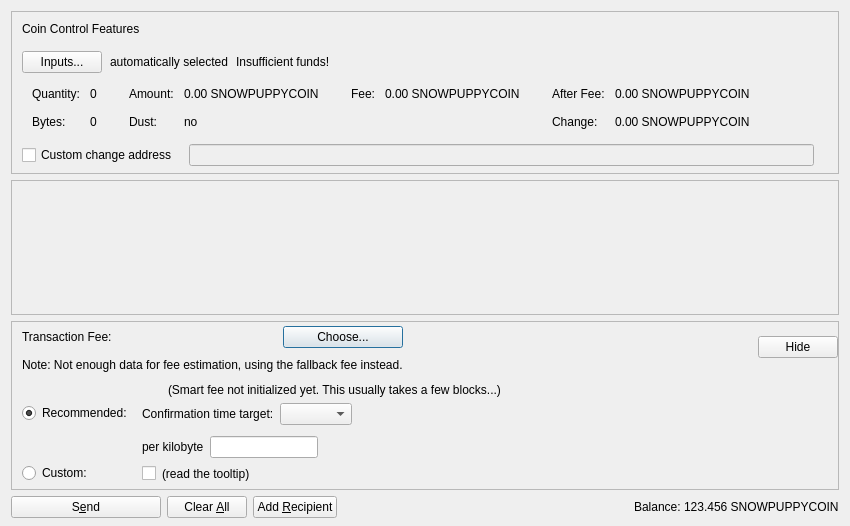
<?xml version="1.0" encoding="UTF-8"?>
<ui version="4.0">
 <class>SendCoinsDialog</class>
 <widget class="QDialog" name="SendCoinsDialog">
  <property name="geometry">
   <rect>
    <x>0</x>
    <y>0</y>
    <width>850</width>
    <height>526</height>
   </rect>
  </property>
  <property name="windowTitle">
   <string>Send Coins</string>
  </property>
  <layout class="QVBoxLayout" name="verticalLayout" stretch="0,1,0,0">
   <property name="bottomMargin">
    <number>8</number>
   </property>
   <item>
    <widget class="QFrame" name="frameCoinControl">
     <property name="sizePolicy">
      <sizepolicy hsizetype="Expanding" vsizetype="Expanding">
       <horstretch>0</horstretch>
       <verstretch>0</verstretch>
      </sizepolicy>
     </property>
     <property name="maximumSize">
      <size>
       <width>16777215</width>
       <height>16777215</height>
      </size>
     </property>
     <property name="frameShape">
      <enum>QFrame::StyledPanel</enum>
     </property>
     <property name="frameShadow">
      <enum>QFrame::Sunken</enum>
     </property>
     <layout class="QVBoxLayout" name="verticalLayoutCoinControl2">
      <property name="spacing">
       <number>0</number>
      </property>
      <property name="leftMargin">
       <number>0</number>
      </property>
      <property name="topMargin">
       <number>0</number>
      </property>
      <property name="rightMargin">
       <number>0</number>
      </property>
      <property name="bottomMargin">
       <number>6</number>
      </property>
      <item>
       <layout class="QVBoxLayout" name="verticalLayoutCoinControl" stretch="0,0,0,0,1">
        <property name="spacing">
         <number>0</number>
        </property>
        <property name="leftMargin">
         <number>10</number>
        </property>
        <property name="topMargin">
         <number>10</number>
        </property>
        <item>
         <layout class="QHBoxLayout" name="horizontalLayoutCoinControl1">
          <property name="bottomMargin">
           <number>15</number>
          </property>
          <item>
           <widget class="QLabel" name="labelCoinControlFeatures">
            <property name="sizePolicy">
             <sizepolicy hsizetype="Preferred" vsizetype="Maximum">
              <horstretch>0</horstretch>
              <verstretch>0</verstretch>
             </sizepolicy>
            </property>
            <property name="text">
             <string>Coin Control Features</string>
            </property>
           </widget>
          </item>
         </layout>
        </item>
        <item>
         <layout class="QHBoxLayout" name="horizontalLayoutCoinControl2" stretch="0,0,0,0">
          <property name="spacing">
           <number>8</number>
          </property>
          <property name="bottomMargin">
           <number>10</number>
          </property>
          <item>
           <widget class="QPushButton" name="pushButtonCoinControl">
            <property name="styleSheet">
             <string notr="true"/>
            </property>
            <property name="text">
             <string>Inputs...</string>
            </property>
            <property name="autoDefault">
             <bool>false</bool>
            </property>
           </widget>
          </item>
          <item>
           <widget class="QLabel" name="labelCoinControlAutomaticallySelected">
            <property name="text">
             <string>automatically selected</string>
            </property>
            <property name="margin">
             <number>5</number>
            </property>
           </widget>
          </item>
          <item>
           <widget class="QLabel" name="labelCoinControlInsuffFunds">
            <property name="text">
             <string>Insufficient funds!</string>
            </property>
            <property name="margin">
             <number>5</number>
            </property>
           </widget>
          </item>
          <item>
           <spacer name="horizontalSpacerCoinControl">
            <property name="orientation">
             <enum>Qt::Horizontal</enum>
            </property>
            <property name="sizeHint" stdset="0">
             <size>
              <width>40</width>
              <height>1</height>
             </size>
            </property>
           </spacer>
          </item>
         </layout>
        </item>
        <item>
         <widget class="QWidget" name="widgetCoinControl" native="true">
          <property name="sizePolicy">
           <sizepolicy hsizetype="Preferred" vsizetype="Preferred">
            <horstretch>0</horstretch>
            <verstretch>0</verstretch>
           </sizepolicy>
          </property>
          <property name="minimumSize">
           <size>
            <width>0</width>
            <height>0</height>
           </size>
          </property>
          <property name="styleSheet">
           <string notr="true"/>
          </property>
          <layout class="QHBoxLayout" name="horizontalLayoutCoinControl5">
           <property name="leftMargin">
            <number>0</number>
           </property>
           <property name="topMargin">
            <number>0</number>
           </property>
           <property name="rightMargin">
            <number>0</number>
           </property>
           <property name="bottomMargin">
            <number>0</number>
           </property>
           <item>
            <layout class="QHBoxLayout" name="horizontalLayoutCoinControl3" stretch="0,0,0,1">
             <property name="spacing">
              <number>20</number>
             </property>
             <property name="topMargin">
              <number>0</number>
             </property>
             <property name="bottomMargin">
              <number>10</number>
             </property>
             <item>
              <layout class="QFormLayout" name="formLayoutCoinControl1">
               <property name="horizontalSpacing">
                <number>10</number>
               </property>
               <property name="verticalSpacing">
                <number>14</number>
               </property>
               <property name="leftMargin">
                <number>10</number>
               </property>
               <property name="topMargin">
                <number>4</number>
               </property>
               <property name="rightMargin">
                <number>6</number>
               </property>
               <item row="0" column="0">
                <widget class="QLabel" name="labelCoinControlQuantityText">
                 <property name="text">
                  <string>Quantity:</string>
                 </property>
                 <property name="margin">
                  <number>0</number>
                 </property>
                </widget>
               </item>
               <item row="0" column="1">
                <widget class="QLabel" name="labelCoinControlQuantity">
                 <property name="cursor">
                  <cursorShape>IBeamCursor</cursorShape>
                 </property>
                 <property name="contextMenuPolicy">
                  <enum>Qt::ActionsContextMenu</enum>
                 </property>
                 <property name="text">
                  <string notr="true">0</string>
                 </property>
                 <property name="margin">
                  <number>0</number>
                 </property>
                 <property name="textInteractionFlags">
                  <set>Qt::LinksAccessibleByMouse|Qt::TextSelectableByKeyboard|Qt::TextSelectableByMouse</set>
                 </property>
                </widget>
               </item>
               <item row="1" column="0">
                <widget class="QLabel" name="labelCoinControlBytesText">
                 <property name="text">
                  <string>Bytes:</string>
                 </property>
                </widget>
               </item>
               <item row="1" column="1">
                <widget class="QLabel" name="labelCoinControlBytes">
                 <property name="cursor">
                  <cursorShape>IBeamCursor</cursorShape>
                 </property>
                 <property name="contextMenuPolicy">
                  <enum>Qt::ActionsContextMenu</enum>
                 </property>
                 <property name="text">
                  <string notr="true">0</string>
                 </property>
                 <property name="textInteractionFlags">
                  <set>Qt::LinksAccessibleByMouse|Qt::TextSelectableByKeyboard|Qt::TextSelectableByMouse</set>
                 </property>
                </widget>
               </item>
              </layout>
             </item>
             <item>
              <layout class="QFormLayout" name="formLayoutCoinControl2">
               <property name="horizontalSpacing">
                <number>10</number>
               </property>
               <property name="verticalSpacing">
                <number>14</number>
               </property>
               <property name="leftMargin">
                <number>6</number>
               </property>
               <property name="topMargin">
                <number>4</number>
               </property>
               <property name="rightMargin">
                <number>6</number>
               </property>
               <item row="0" column="0">
                <widget class="QLabel" name="labelCoinControlAmountText">
                 <property name="text">
                  <string>Amount:</string>
                 </property>
                 <property name="margin">
                  <number>0</number>
                 </property>
                </widget>
               </item>
               <item row="0" column="1">
                <widget class="QLabel" name="labelCoinControlAmount">
                 <property name="cursor">
                  <cursorShape>IBeamCursor</cursorShape>
                 </property>
                 <property name="contextMenuPolicy">
                  <enum>Qt::ActionsContextMenu</enum>
                 </property>
                 <property name="text">
                  <string notr="true">0.00 SNOWPUPPYCOIN</string>
                 </property>
                 <property name="textInteractionFlags">
                  <set>Qt::LinksAccessibleByMouse|Qt::TextSelectableByKeyboard|Qt::TextSelectableByMouse</set>
                 </property>
                </widget>
               </item>
               <item row="1" column="0">
                <widget class="QLabel" name="labelCoinControlLowOutputText">
                 <property name="text">
                  <string>Dust:</string>
                 </property>
                </widget>
               </item>
               <item row="1" column="1">
                <widget class="QLabel" name="labelCoinControlLowOutput">
                 <property name="cursor">
                  <cursorShape>IBeamCursor</cursorShape>
                 </property>
                 <property name="contextMenuPolicy">
                  <enum>Qt::ActionsContextMenu</enum>
                 </property>
                 <property name="text">
                  <string notr="true">no</string>
                 </property>
                 <property name="textInteractionFlags">
                  <set>Qt::LinksAccessibleByMouse|Qt::TextSelectableByKeyboard|Qt::TextSelectableByMouse</set>
                 </property>
                </widget>
               </item>
              </layout>
             </item>
             <item>
              <layout class="QFormLayout" name="formLayoutCoinControl3">
               <property name="horizontalSpacing">
                <number>10</number>
               </property>
               <property name="verticalSpacing">
                <number>14</number>
               </property>
               <property name="leftMargin">
                <number>6</number>
               </property>
               <property name="topMargin">
                <number>4</number>
               </property>
               <property name="rightMargin">
                <number>6</number>
               </property>
               <item row="0" column="0">
                <widget class="QLabel" name="labelCoinControlFeeText">
                 <property name="text">
                  <string>Fee:</string>
                 </property>
                 <property name="margin">
                  <number>0</number>
                 </property>
                </widget>
               </item>
               <item row="0" column="1">
                <widget class="QLabel" name="labelCoinControlFee">
                 <property name="cursor">
                  <cursorShape>IBeamCursor</cursorShape>
                 </property>
                 <property name="contextMenuPolicy">
                  <enum>Qt::ActionsContextMenu</enum>
                 </property>
                 <property name="text">
                  <string notr="true">0.00 SNOWPUPPYCOIN</string>
                 </property>
                 <property name="textInteractionFlags">
                  <set>Qt::LinksAccessibleByMouse|Qt::TextSelectableByKeyboard|Qt::TextSelectableByMouse</set>
                 </property>
                </widget>
               </item>
              </layout>
             </item>
             <item>
              <layout class="QFormLayout" name="formLayoutCoinControl4">
               <property name="horizontalSpacing">
                <number>10</number>
               </property>
               <property name="verticalSpacing">
                <number>14</number>
               </property>
               <property name="leftMargin">
                <number>6</number>
               </property>
               <property name="topMargin">
                <number>4</number>
               </property>
               <property name="rightMargin">
                <number>6</number>
               </property>
               <item row="0" column="0">
                <widget class="QLabel" name="labelCoinControlAfterFeeText">
                 <property name="text">
                  <string>After Fee:</string>
                 </property>
                 <property name="margin">
                  <number>0</number>
                 </property>
                </widget>
               </item>
               <item row="0" column="1">
                <widget class="QLabel" name="labelCoinControlAfterFee">
                 <property name="cursor">
                  <cursorShape>IBeamCursor</cursorShape>
                 </property>
                 <property name="contextMenuPolicy">
                  <enum>Qt::ActionsContextMenu</enum>
                 </property>
                 <property name="text">
                  <string notr="true">0.00 SNOWPUPPYCOIN</string>
                 </property>
                 <property name="textInteractionFlags">
                  <set>Qt::LinksAccessibleByMouse|Qt::TextSelectableByKeyboard|Qt::TextSelectableByMouse</set>
                 </property>
                </widget>
               </item>
               <item row="1" column="0">
                <widget class="QLabel" name="labelCoinControlChangeText">
                 <property name="text">
                  <string>Change:</string>
                 </property>
                </widget>
               </item>
               <item row="1" column="1">
                <widget class="QLabel" name="labelCoinControlChange">
                 <property name="cursor">
                  <cursorShape>IBeamCursor</cursorShape>
                 </property>
                 <property name="contextMenuPolicy">
                  <enum>Qt::ActionsContextMenu</enum>
                 </property>
                 <property name="text">
                  <string notr="true">0.00 SNOWPUPPYCOIN</string>
                 </property>
                 <property name="textInteractionFlags">
                  <set>Qt::LinksAccessibleByMouse|Qt::TextSelectableByKeyboard|Qt::TextSelectableByMouse</set>
                 </property>
                </widget>
               </item>
              </layout>
             </item>
            </layout>
           </item>
          </layout>
         </widget>
        </item>
        <item>
         <layout class="QHBoxLayout" name="horizontalLayoutCoinControl4" stretch="0,0,0">
          <property name="spacing">
           <number>12</number>
          </property>
          <property name="sizeConstraint">
           <enum>QLayout::SetDefaultConstraint</enum>
          </property>
          <property name="topMargin">
           <number>5</number>
          </property>
          <property name="rightMargin">
           <number>5</number>
          </property>
          <item>
           <widget class="QCheckBox" name="checkBoxCoinControlChange">
            <property name="toolTip">
             <string>If this is activated, but the change address is empty or invalid, change will be sent to a newly generated address.</string>
            </property>
            <property name="text">
             <string>Custom change address</string>
            </property>
           </widget>
          </item>
          <item>
           <widget class="QValidatedLineEdit" name="lineEditCoinControlChange">
            <property name="enabled">
             <bool>false</bool>
            </property>
            <property name="sizePolicy">
             <sizepolicy hsizetype="Expanding" vsizetype="Fixed">
              <horstretch>0</horstretch>
              <verstretch>0</verstretch>
             </sizepolicy>
            </property>
           </widget>
          </item>
          <item>
           <widget class="QLabel" name="labelCoinControlChangeLabel">
            <property name="sizePolicy">
             <sizepolicy hsizetype="Preferred" vsizetype="Expanding">
              <horstretch>0</horstretch>
              <verstretch>0</verstretch>
             </sizepolicy>
            </property>
            <property name="minimumSize">
             <size>
              <width>0</width>
              <height>0</height>
             </size>
            </property>
            <property name="text">
             <string/>
            </property>
            <property name="margin">
             <number>3</number>
            </property>
           </widget>
          </item>
         </layout>
        </item>
        <item>
         <spacer name="verticalSpacerCoinControl">
          <property name="orientation">
           <enum>Qt::Vertical</enum>
          </property>
          <property name="sizeHint" stdset="0">
           <size>
            <width>800</width>
            <height>1</height>
           </size>
          </property>
         </spacer>
        </item>
       </layout>
      </item>
     </layout>
    </widget>
   </item>
   <item>
    <widget class="QScrollArea" name="scrollArea">
     <property name="widgetResizable">
      <bool>true</bool>
     </property>
     <widget class="QWidget" name="scrollAreaWidgetContents">
      <property name="geometry">
       <rect>
        <x>0</x>
        <y>0</y>
        <width>830</width>
        <height>104</height>
       </rect>
      </property>
      <layout class="QVBoxLayout" name="verticalLayout_2" stretch="0,1">
       <property name="leftMargin">
        <number>0</number>
       </property>
       <property name="topMargin">
        <number>0</number>
       </property>
       <property name="rightMargin">
        <number>0</number>
       </property>
       <property name="bottomMargin">
        <number>0</number>
       </property>
       <item>
        <layout class="QVBoxLayout" name="entries">
         <property name="spacing">
          <number>6</number>
         </property>
        </layout>
       </item>
       <item>
        <spacer name="verticalSpacer">
         <property name="orientation">
          <enum>Qt::Vertical</enum>
         </property>
         <property name="sizeHint" stdset="0">
          <size>
           <width>20</width>
           <height>40</height>
          </size>
         </property>
        </spacer>
       </item>
      </layout>
     </widget>
    </widget>
   </item>
   <item>
    <widget class="QFrame" name="frameFee">
     <property name="sizePolicy">
      <sizepolicy hsizetype="Expanding" vsizetype="Expanding">
       <horstretch>0</horstretch>
       <verstretch>0</verstretch>
      </sizepolicy>
     </property>
     <property name="maximumSize">
      <size>
       <width>16777215</width>
       <height>16777215</height>
      </size>
     </property>
     <property name="frameShape">
      <enum>QFrame::StyledPanel</enum>
     </property>
     <property name="frameShadow">
      <enum>QFrame::Sunken</enum>
     </property>
     <layout class="QVBoxLayout" name="verticalLayoutFee1">
      <property name="spacing">
       <number>0</number>
      </property>
      <property name="leftMargin">
       <number>0</number>
      </property>
      <property name="topMargin">
       <number>0</number>
      </property>
      <property name="rightMargin">
       <number>0</number>
      </property>
      <property name="bottomMargin">
       <number>0</number>
      </property>
      <item>
       <layout class="QVBoxLayout" name="verticalLayoutFee2" stretch="0,0,0">
        <property name="spacing">
         <number>0</number>
        </property>
        <property name="leftMargin">
         <number>10</number>
        </property>
        <property name="topMargin">
         <number>0</number>
        </property>
        <item>
         <layout class="QHBoxLayout" name="horizontalLayoutFee1">
          <property name="bottomMargin">
           <number>0</number>
          </property>
          <item>
           <layout class="QVBoxLayout" name="verticalLayoutFee7">
            <property name="spacing">
             <number>0</number>
            </property>
            <item>
             <spacer name="verticalSpacerSmartFee">
              <property name="orientation">
               <enum>Qt::Vertical</enum>
              </property>
              <property name="sizeType">
               <enum>QSizePolicy::Fixed</enum>
              </property>
              <property name="sizeHint" stdset="0">
               <size>
                <width>1</width>
                <height>4</height>
               </size>
              </property>
             </spacer>
            </item>
            <item>
             <layout class="QHBoxLayout" name="horizontalLayoutSmartFee">
              <property name="spacing">
               <number>10</number>
              </property>
              <item>
               <widget class="QLabel" name="labelFeeHeadline">
                <property name="sizePolicy">
                 <sizepolicy hsizetype="Preferred" vsizetype="Maximum">
                  <horstretch>0</horstretch>
                  <verstretch>0</verstretch>
                 </sizepolicy>
                </property>
                <property name="text">
                 <string>Transaction Fee:</string>
                </property>
               </widget>
              </item>
              <item>
               <widget class="QLabel" name="labelFeeMinimized">
                <property name="text">
                 <string/>
                </property>
               </widget>
              </item>
              <item>
               <widget class="QPushButton" name="buttonChooseFee">
                <property name="text">
                 <string>Choose...</string>
                </property>
               </widget>
              </item>
             </layout>
            </item>
            <item>
             <spacer name="verticalSpacer_7">
              <property name="orientation">
               <enum>Qt::Vertical</enum>
              </property>
              <property name="sizeHint" stdset="0">
               <size>
                <width>1</width>
                <height>10</height>
               </size>
              </property>
             </spacer>
            </item>
            <item>
             <widget class="QLabel" name="fallbackFeeWarningLabel">
              <property name="toolTip">
               <string>Using the fallbackfee can result in sending a transaction that will take several hours or days (or never) to confirm. Consider choosing your fee manually or wait until you have validated the complete chain.</string>
              </property>
              <property name="text">
               <string>Note: Not enough data for fee estimation, using the fallback fee instead.</string>
              </property>
              <property name="wordWrap">
               <bool>false</bool>
              </property>
             </widget>
            </item>
            <item>
             <spacer name="verticalSpacer_5">
              <property name="orientation">
               <enum>Qt::Vertical</enum>
              </property>
              <property name="sizeHint" stdset="0">
               <size>
                <width>1</width>
                <height>1</height>
               </size>
              </property>
             </spacer>
            </item>
           </layout>
          </item>
          <item>
           <spacer name="horizontalSpacer_4">
            <property name="orientation">
             <enum>Qt::Horizontal</enum>
            </property>
            <property name="sizeHint" stdset="0">
             <size>
              <width>1</width>
              <height>1</height>
             </size>
            </property>
           </spacer>
          </item>
          <item>
           <widget class="QPushButton" name="buttonMinimizeFee">
            <property name="toolTip">
             <string>collapse fee-settings</string>
            </property>
            <property name="text">
             <string>Hide</string>
            </property>
           </widget>
          </item>
         </layout>
        </item>
        <item>
         <widget class="QFrame" name="frameFeeSelection">
          <layout class="QVBoxLayout" name="verticalLayoutFee12">
           <property name="spacing">
            <number>0</number>
           </property>
           <property name="leftMargin">
            <number>0</number>
           </property>
           <property name="topMargin">
            <number>0</number>
           </property>
           <property name="rightMargin">
            <number>0</number>
           </property>
           <property name="bottomMargin">
            <number>0</number>
           </property>
           <item>
            <layout class="QGridLayout" name="gridLayoutFee">
             <property name="topMargin">
              <number>10</number>
             </property>
             <property name="bottomMargin">
              <number>4</number>
             </property>
             <property name="horizontalSpacing">
              <number>10</number>
             </property>
             <property name="verticalSpacing">
              <number>4</number>
             </property>
             <item row="1" column="1">
              <layout class="QVBoxLayout" name="verticalLayoutFee8">
               <property name="spacing">
                <number>6</number>
               </property>
               <property name="topMargin">
                <number>3</number>
               </property>
               <item>
                <layout class="QHBoxLayout" name="horizontalLayoutFee13" stretch="0,0,1">
                 <item>
                  <widget class="QLabel" name="labelCustomPerKilobyte">
                   <property name="toolTip">
                    <string>If the custom fee is set to 1000 ruffs and the transaction is only 250 bytes, then &quot;per kilobyte&quot; only pays 250 ruffs in fee,&lt;br /&gt;while &quot;at least&quot; pays 1000 ruffs. For transactions bigger than a kilobyte both pay by kilobyte.</string>
                   </property>
                   <property name="text">
                    <string>per kilobyte</string>
                   </property>
                  </widget>
                 </item>
                 <item>
                  <widget class="BitcoinAmountField" name="customFee"/>
                 </item>
                 <item>
                  <spacer name="horizontalSpacer_6">
                   <property name="orientation">
                    <enum>Qt::Horizontal</enum>
                   </property>
                   <property name="sizeHint" stdset="0">
                    <size>
                     <width>1</width>
                     <height>1</height>
                    </size>
                   </property>
                  </spacer>
                 </item>
                </layout>
               </item>
               <item>
                <layout class="QHBoxLayout" name="horizontalLayoutFee8">
                 <item>
                  <widget class="QCheckBox" name="checkBoxMinimumFee">
                   <property name="toolTip">
                    <string>Paying only the minimum fee is just fine as long as there is less transaction volume than space in the blocks.&lt;br /&gt;But be aware that this can end up in a never confirming transaction once there is more demand for snowpuppycoin transactions than the network can process.</string>
                   </property>
                   <property name="text">
                    <string/>
                   </property>
                  </widget>
                 </item>
                 <item>
                  <widget class="QLabel" name="labelMinFeeWarning">
                   <property name="enabled">
                    <bool>true</bool>
                   </property>
                   <property name="toolTip">
                    <string>Paying only the minimum fee is just fine as long as there is less transaction volume than space in the blocks.&lt;br /&gt;But be aware that this can end up in a never confirming transaction once there is more demand for snowpuppycoin transactions than the network can process.</string>
                   </property>
                   <property name="text">
                    <string>(read the tooltip)</string>
                   </property>
                   <property name="margin">
                    <number>5</number>
                   </property>
                  </widget>
                 </item>
                 <item>
                  <spacer name="horizontalSpacer_2">
                   <property name="orientation">
                    <enum>Qt::Horizontal</enum>
                   </property>
                   <property name="sizeHint" stdset="0">
                    <size>
                     <width>1</width>
                     <height>1</height>
                    </size>
                   </property>
                  </spacer>
                 </item>
                </layout>
               </item>
              </layout>
             </item>
             <item row="0" column="0">
              <layout class="QVBoxLayout" name="verticalLayoutFee4" stretch="0,1">
               <property name="topMargin">
                <number>20</number>
               </property>
               <property name="bottomMargin">
                <number>3</number>
               </property>
               <item>
                <widget class="QRadioButton" name="radioSmartFee">
                 <property name="text">
                  <string>Recommended:</string>
                 </property>
                 <property name="checked">
                  <bool>true</bool>
                 </property>
                 <attribute name="buttonGroup">
                  <string notr="true">groupFee</string>
                 </attribute>
                </widget>
               </item>
               <item>
                <spacer name="verticalSpacer_2">
                 <property name="orientation">
                  <enum>Qt::Vertical</enum>
                 </property>
                 <property name="sizeHint" stdset="0">
                  <size>
                   <width>1</width>
                   <height>1</height>
                  </size>
                 </property>
                </spacer>
               </item>
              </layout>
             </item>
             <item row="1" column="0">
              <layout class="QVBoxLayout" name="verticalLayoutFee9" stretch="0,1">
               <property name="topMargin">
                <number>30</number>
               </property>
               <item>
                <widget class="QRadioButton" name="radioCustomFee">
                 <property name="text">
                  <string>Custom:</string>
                 </property>
                 <attribute name="buttonGroup">
                  <string notr="true">groupFee</string>
                 </attribute>
                </widget>
               </item>
               <item>
                <spacer name="verticalSpacer_6">
                 <property name="orientation">
                  <enum>Qt::Vertical</enum>
                 </property>
                 <property name="sizeHint" stdset="0">
                  <size>
                   <width>1</width>
                   <height>1</height>
                  </size>
                 </property>
                </spacer>
               </item>
              </layout>
             </item>
             <item row="0" column="1">
              <layout class="QVBoxLayout" name="verticalLayoutFee3" stretch="0,0,1">
               <property name="spacing">
                <number>6</number>
               </property>
               <property name="topMargin">
                <number>0</number>
               </property>
               <property name="bottomMargin">
                <number>3</number>
               </property>
               <item>
                <layout class="QHBoxLayout" name="horizontalLayoutFee12">
                 <item>
                  <widget class="QLabel" name="labelSmartFee">
                   <property name="text">
                    <string/>
                   </property>
                   <property name="margin">
                    <number>2</number>
                   </property>
                  </widget>
                 </item>
                 <item>
                  <widget class="QLabel" name="labelFeeEstimation">
                   <property name="text">
                    <string/>
                   </property>
                  </widget>
                 </item>
                 <item>
                  <widget class="QLabel" name="labelSmartFee2">
                   <property name="text">
                    <string>(Smart fee not initialized yet. This usually takes a few blocks...)</string>
                   </property>
                   <property name="margin">
                    <number>2</number>
                   </property>
                  </widget>
                 </item>
                 <item>
                  <spacer name="horizontalSpacer_5">
                   <property name="orientation">
                    <enum>Qt::Horizontal</enum>
                   </property>
                   <property name="sizeHint" stdset="0">
                    <size>
                     <width>1</width>
                     <height>1</height>
                    </size>
                   </property>
                  </spacer>
                 </item>
                </layout>
               </item>
               <item>
                <layout class="QHBoxLayout" name="horizontalLayoutFee9">
                 <item>
                  <layout class="QVBoxLayout" name="verticalLayoutFee6">
                   <item>
                    <widget class="QLabel" name="labelSmartFee3">
                     <property name="text">
                      <string>Confirmation time target:</string>
                     </property>
                     <property name="margin">
                      <number>2</number>
                     </property>
                    </widget>
                   </item>
                  </layout>
                 </item>
                 <item>
                  <layout class="QVBoxLayout" name="verticalLayoutFee5">
                   <property name="rightMargin">
                    <number>30</number>
                   </property>
                   <item>
                    <layout class="QHBoxLayout" name="horizontalLayoutConfTarget">
                     <property name="bottomMargin">
                      <number>0</number>
                     </property>
                     <item>
                      <widget class="QComboBox" name="confTargetSelector"/>
                     </item>
                     <item>
                      <spacer name="horizontalSpacerConfTarget">
                       <property name="orientation">
                        <enum>Qt::Horizontal</enum>
                       </property>
                       <property name="sizeHint" stdset="0">
                        <size>
                         <width>40</width>
                         <height>20</height>
                        </size>
                       </property>
                      </spacer>
                     </item>
                    </layout>
                   </item>
                  </layout>
                 </item>
                </layout>
               </item>
               <item>
                <spacer name="verticalSpacer_4">
                 <property name="orientation">
                  <enum>Qt::Vertical</enum>
                 </property>
                 <property name="sizeHint" stdset="0">
                  <size>
                   <width>1</width>
                   <height>1</height>
                  </size>
                 </property>
                </spacer>
               </item>
              </layout>
             </item>
            </layout>
           </item>
          </layout>
         </widget>
        </item>
        <item>
         <spacer name="verticalSpacerFee">
          <property name="orientation">
           <enum>Qt::Vertical</enum>
          </property>
          <property name="sizeHint" stdset="0">
           <size>
            <width>800</width>
            <height>1</height>
           </size>
          </property>
         </spacer>
        </item>
       </layout>
      </item>
     </layout>
    </widget>
   </item>
   <item>
    <layout class="QHBoxLayout" name="horizontalLayout">
     <item>
      <widget class="QPushButton" name="sendButton">
       <property name="minimumSize">
        <size>
         <width>150</width>
         <height>0</height>
        </size>
       </property>
       <property name="toolTip">
        <string>Confirm the send action</string>
       </property>
       <property name="text">
        <string>S&amp;end</string>
       </property>
       <property name="autoDefault">
        <bool>false</bool>
       </property>
       <property name="default">
        <bool>false</bool>
       </property>
      </widget>
     </item>
     <item>
      <widget class="QPushButton" name="clearButton">
       <property name="sizePolicy">
        <sizepolicy hsizetype="Minimum" vsizetype="Fixed">
         <horstretch>0</horstretch>
         <verstretch>0</verstretch>
        </sizepolicy>
       </property>
       <property name="toolTip">
        <string>Clear all fields of the form.</string>
       </property>
       <property name="text">
        <string>Clear &amp;All</string>
       </property>
       <property name="autoDefault">
        <bool>false</bool>
       </property>
      </widget>
     </item>
     <item>
      <widget class="QPushButton" name="addButton">
       <property name="toolTip">
        <string>Send to multiple recipients at once</string>
       </property>
       <property name="text">
        <string>Add &amp;Recipient</string>
       </property>
       <property name="autoDefault">
        <bool>false</bool>
       </property>
      </widget>
     </item>
     <item>
      <spacer name="horizontalSpacer">
       <property name="orientation">
        <enum>Qt::Horizontal</enum>
       </property>
       <property name="sizeHint" stdset="0">
        <size>
         <width>40</width>
         <height>20</height>
        </size>
       </property>
      </spacer>
     </item>
     <item>
      <layout class="QHBoxLayout" name="horizontalLayout_2">
       <property name="spacing">
        <number>3</number>
       </property>
       <item>
        <widget class="QLabel" name="labelBalanceText">
         <property name="text">
          <string>Balance:</string>
         </property>
        </widget>
       </item>
       <item>
        <widget class="QLabel" name="labelBalance">
         <property name="sizePolicy">
          <sizepolicy hsizetype="Preferred" vsizetype="Preferred">
           <horstretch>0</horstretch>
           <verstretch>0</verstretch>
          </sizepolicy>
         </property>
         <property name="cursor">
          <cursorShape>IBeamCursor</cursorShape>
         </property>
         <property name="text">
          <string notr="true">123.456 SNOWPUPPYCOIN</string>
         </property>
         <property name="textInteractionFlags">
          <set>Qt::LinksAccessibleByMouse|Qt::TextSelectableByKeyboard|Qt::TextSelectableByMouse</set>
         </property>
        </widget>
       </item>
      </layout>
     </item>
    </layout>
   </item>
  </layout>
 </widget>
 <customwidgets>
  <customwidget>
   <class>QValidatedLineEdit</class>
   <extends>QLineEdit</extends>
   <header>qt/qvalidatedlineedit.h</header>
  </customwidget>
  <customwidget>
   <class>BitcoinAmountField</class>
   <extends>QLineEdit</extends>
   <header>qt/bitcoinamountfield.h</header>
   <container>1</container>
  </customwidget>
 </customwidgets>
 <resources>
  <include location="../snowpuppycoin.qrc"/>
 </resources>
 <connections/>
 <buttongroups>
  <buttongroup name="groupFee"/>
 </buttongroups>
</ui>
